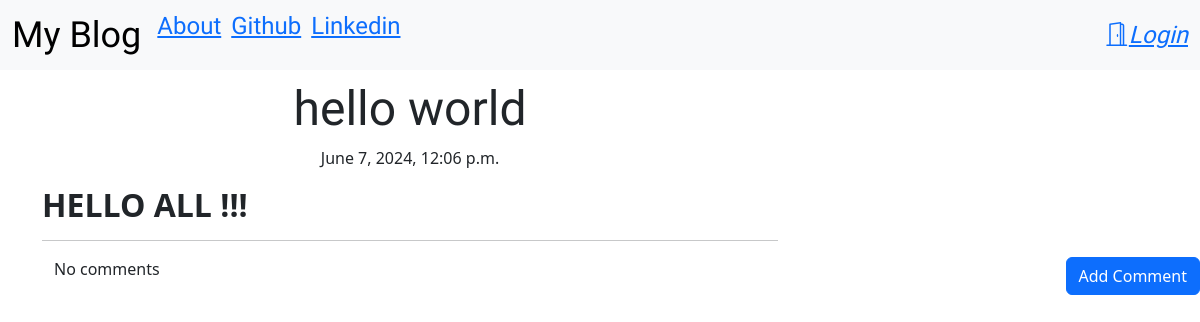
The app's page /post/4 with its own data.
### blog/models.py (models this page shows, shortened)
class Post(models.Model):
    author = models.ForeignKey('auth.User',on_delete=models.CASCADE)
    title = models.CharField(max_length=200)
    text = models.TextField()
    created_date = models.DateTimeField(default=timezone.now)
    published_date = models.DateTimeField(blank=True,null=True)

### blog/views.py (the view)
# urls.py: re_path(r'^post/(?P<pk>\d+)$',views.PostDetailView.as_view(),name='post_detail'),
class PostDetailView(DetailView):
    model = Post

### blog/templates/blog/post_detail.html (shortened to what this page needs)
{% extends "blog/base.html" %}
{% block content %}
<h1 class="posttitle loader">{{post.title}}</h1>
{% if post.published_date %}
<div class="date postdate">
    {{post.published_date}}
</div>
{% else %}
<a class="btn btn-default" href="{% url 'post_publish' pk=post.pk %}">Publish</a>
{% endif %}
<p class="postcontent">{{post.text|safe|linebreaksbr}}</p>
<hr>
<a class="btn btn-primary btn-comment" href="{% url 'add_comment_to_post' pk=post.pk %}">Add Comment</a>
<div class="container">
    {% for comment in post.comments.all %}
    <br>
        {% if user.is_authenticated or comment.approved_comment %}
            {{comment.created_date}}
            {% if not comment.approved_comment %}
            <a class="btn btn-primary" href="{% url 'comment_remove' pk=comment.pk %}">
                <i class="bi bi-x"></i>
            </a>
            <a class="btn btn-primary" href="{% url 'comment_approve' pk=comment.pk %}">
                <i class="bi bi-check"></i>
            </a>
            {% endif %}
            <p>{{comment.text|safe|linebreaks}}</p>
            <p>Posted By: {{comment.author}}</p>
        {% endif %}
        {% empty %}
        <p>No comments</p>
    {% endfor %}
</div>
{% endblock %}

### blog/static/css/blog.css (style rules this page uses)
.postdate { text-align: center; }
.posttitle { font-family: 'Russo One', sans-serif; font-size: 3em; text-align: center; }
.postcontent { font-family: 'Montserrat'; font-size: 1.5em; }
.btn-comment { position: absolute; right: 0px; }
.loader { filter:hue-rotate(0deg); color: linear-gradient(45deg,#0f8,#08f); animation:hue 5000ms infinite linear; }

### records on screen
Post: title "hello world", published_date "June 7, 2024, 12:06 p.m.", text "HELLO ALL !!!"
